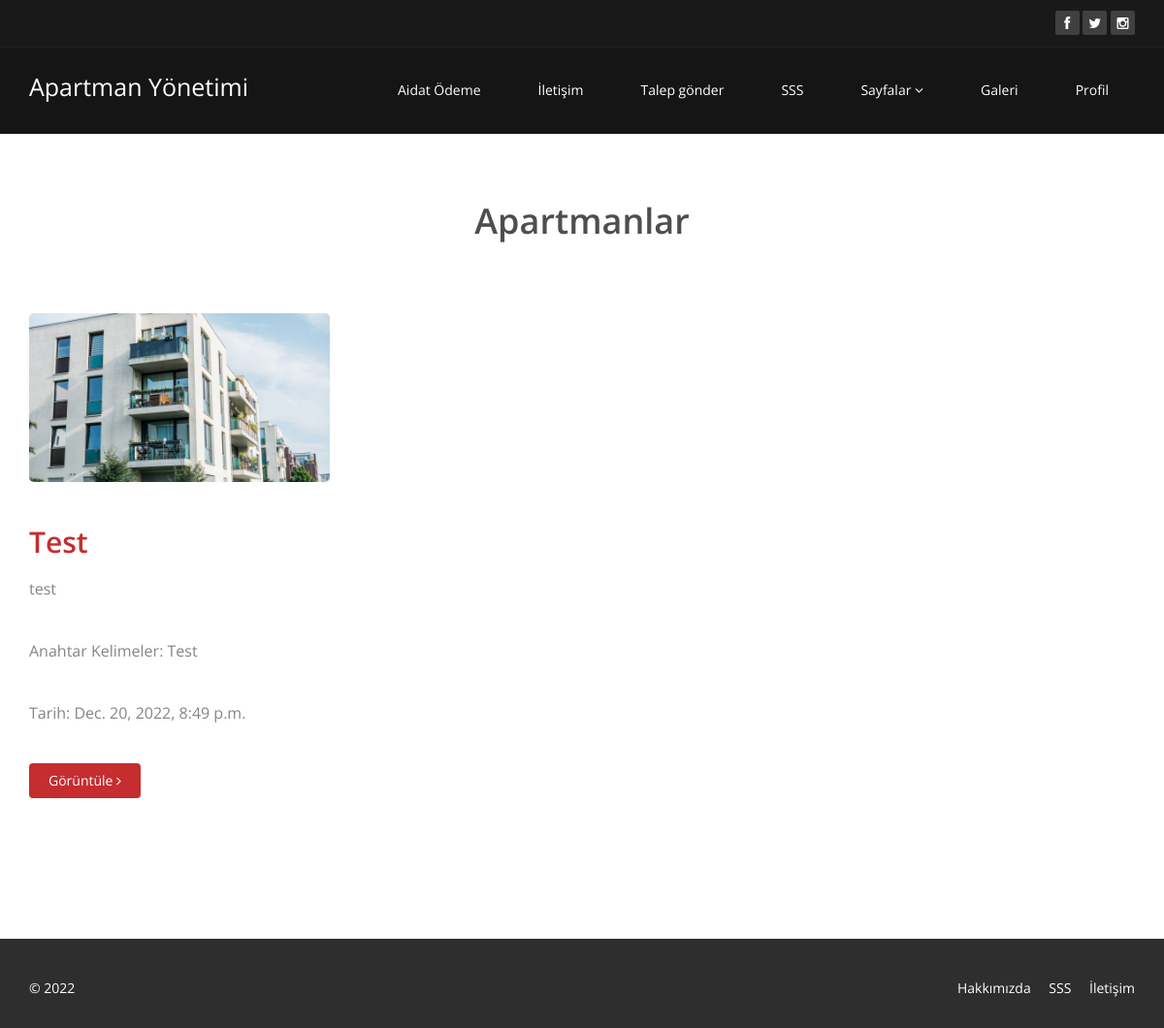
Page /contents/68f53649-b0e6-4de6-9ba8-71b5bf3f8faa (signed in) on the earlier database version.
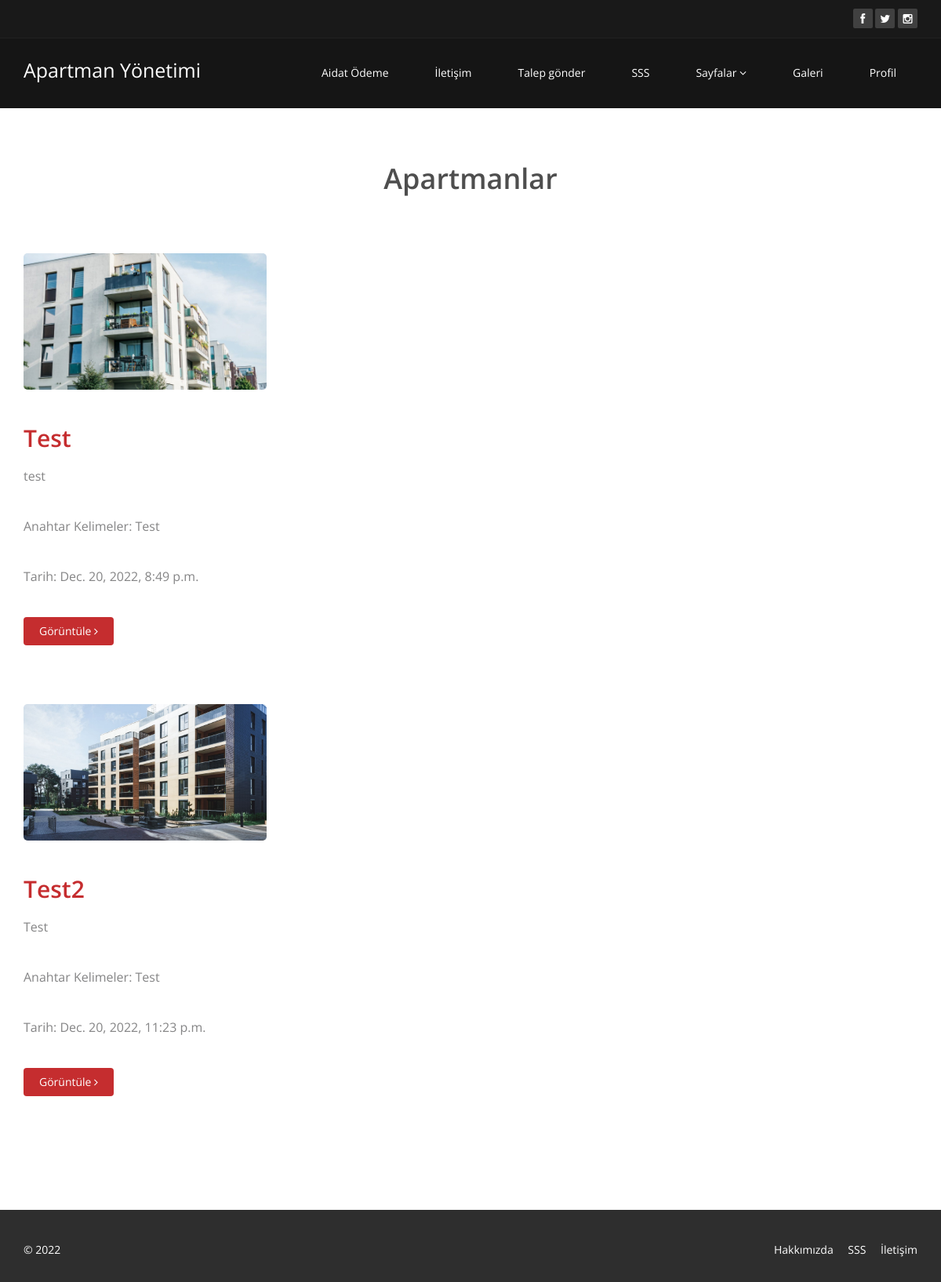
Same page on the later database version.
### core/models.py (models this page shows, shortened)
class Content(models.Model):
    id = models.UUIDField(primary_key=True,default=uuid.uuid4)
    title = models.CharField(max_length=100)
    keywords = models.CharField(max_length=100)
    description = models.TextField()
    image = models.ImageField(upload_to='content_images',default='content_images/blog_image.png')
    menu_id = models.UUIDField(null=True)
    detail = models.CharField(max_length=100)
    type = models.CharField(max_length=10)
    created_at = models.DateTimeField(default=datetime.now)
    updated_at = models.DateTimeField(default=datetime.now)

### core/views.py (the view)
# urls.py: path('contents/<uuid:id>',views.contents,name='contents'),
@login_required(login_url='signin')
def contents(request,id):
    contents = Content.objects.filter(menu_id=id)
    menu_title = Menu.objects.get(id=id).title
    return render(request,'contents.html',{'contents':contents,'menu_title':menu_title,'menus':menus,'setting':setting})

### templates/contents.html (shortened to what this page needs)
{% load static %}
<!DOCTYPE html>
<html lang="en">
<head>
</head>
<body>
    {% include 'menu.html' %}
    {% block content %}
    <section id="blog" class="container">
        <div class="center">
            <h2>{{menu_title}}</h2>
        </div>
        <div class="blog">
            <div class="row">
                {% for content in contents %}
                <div class="col-md-8">
                    <div class="blog-item">
                        <div class="row">
                            <div class="col-xs-12 col-sm-10 blog-content">
                                <a href="#"><img class="img-responsive img-blog" src="{{content.image.url}}" width="50%"
                                        height="200px" alt="" /></a>
                                <h2><a href="/blogs/{{content.id}}">{{content.title}}</a></h2>
                                <h3>{{content.description}}</h3>
                                <h3>Anahtar Kelimeler: {{content.keywords}} </h3>
                                <h3>Tarih: {{content.created_at}}</h3>
                                <a class="btn btn-primary readmore" href="/blogs/{{content.id}}">Görüntüle <i
                                        class="fa fa-angle-right"></i></a>
                            </div>
                        </div>
                    </div>
                </div>
                {% endfor %}
            </div>
        </div>
    </section>
    {% endblock %}
    {% include 'footer.html' %}

Differences in the rows shown:
added Content: image (picture), title "Test2", description "Test", keywords "Test", created_at "Dec. 20, 2022, 11:23 p.m."
